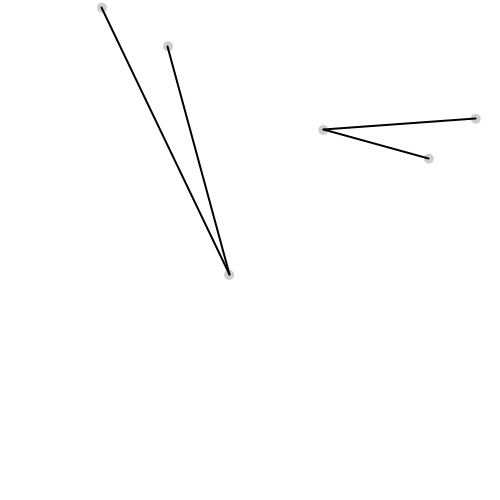
Frame 1 (no input)
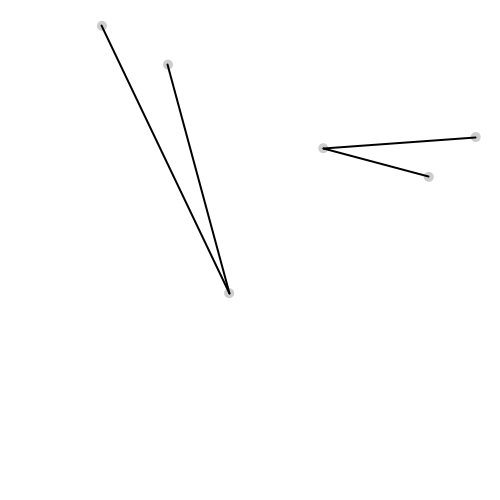
Frame 60 (the mouse pressed at the canvas centre just before this capture)
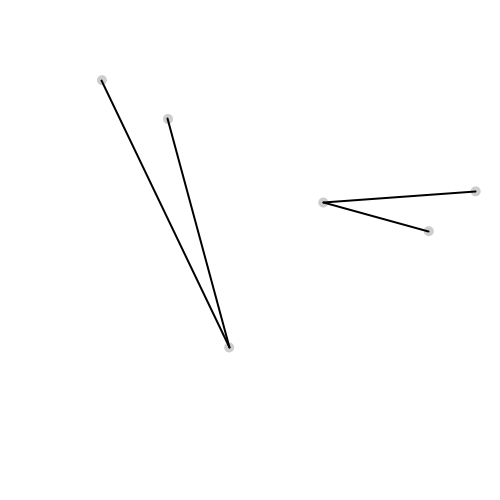
Frame 120 (the mouse held since frame 60 and released just before this capture)

The Processing sketch that drew these frames (run headless with seeded random() and noise(); from frame 60 on, the mouse is pressed at the canvas centre):

// Processing sketch: Boxers1_2
// ── Boxers1_2.pde
Player p1, p2;

float gravity;

void setup(){
  size(500,500);
  smooth();
  
  gravity = 0.01;

  p1 = new Player();
  p2 = new Player();
}

void draw(){
  background(255);
  update();
}

void update(){
  p1.update();
  p2.update();
}


// ── Ball.pde
class Ball{
  
  PVector p, v, a;
  float s;
  
  boolean hitFrame;
  
  Ball(float x, float y){
    
    p = new PVector(x, y);
    v = new PVector();
    a = new PVector();
    
    s = 10;
    
  }
  
  Ball(){
    
    p = new PVector(width*0.5, height*0.5);
    v = new PVector();
    a = new PVector();
    
    s = 10;
    
  }
  
  void update(){
    a.y += gravity;
    v.add(a);
    a.x = 0;
    a.y = 0;
    p.add(v);
  }
  
  void render(){
    fill(0,50);
    noStroke();
    ellipse(p.x, p.y, s, s);
  }
}

// ── Player.pde
class Player{
  
  Ball body, hand1, hand2;
  
  Player(){
    body = new Ball(random(width), random(height));
    hand1 = new Ball(random(width), random(height));
    hand2 = new Ball(random(width), random(height));
    
    body.hitFrame = true;
    hand1.hitFrame = true;
    hand2.hitFrame = true;
  }
  
  void update(){
    body.update();
    hand1.update();
    hand2.update();
    
    render();
    
  }
  
  void render(){
    
    body.render();
    hand1.render();
    hand2.render();
    
    strokeWeight(2);
    stroke(0);
    line(body.p.x, body.p.y, hand1.p.x, hand1.p.y);
    line(body.p.x, body.p.y, hand2.p.x, hand2.p.y);
    
  }
  
}
